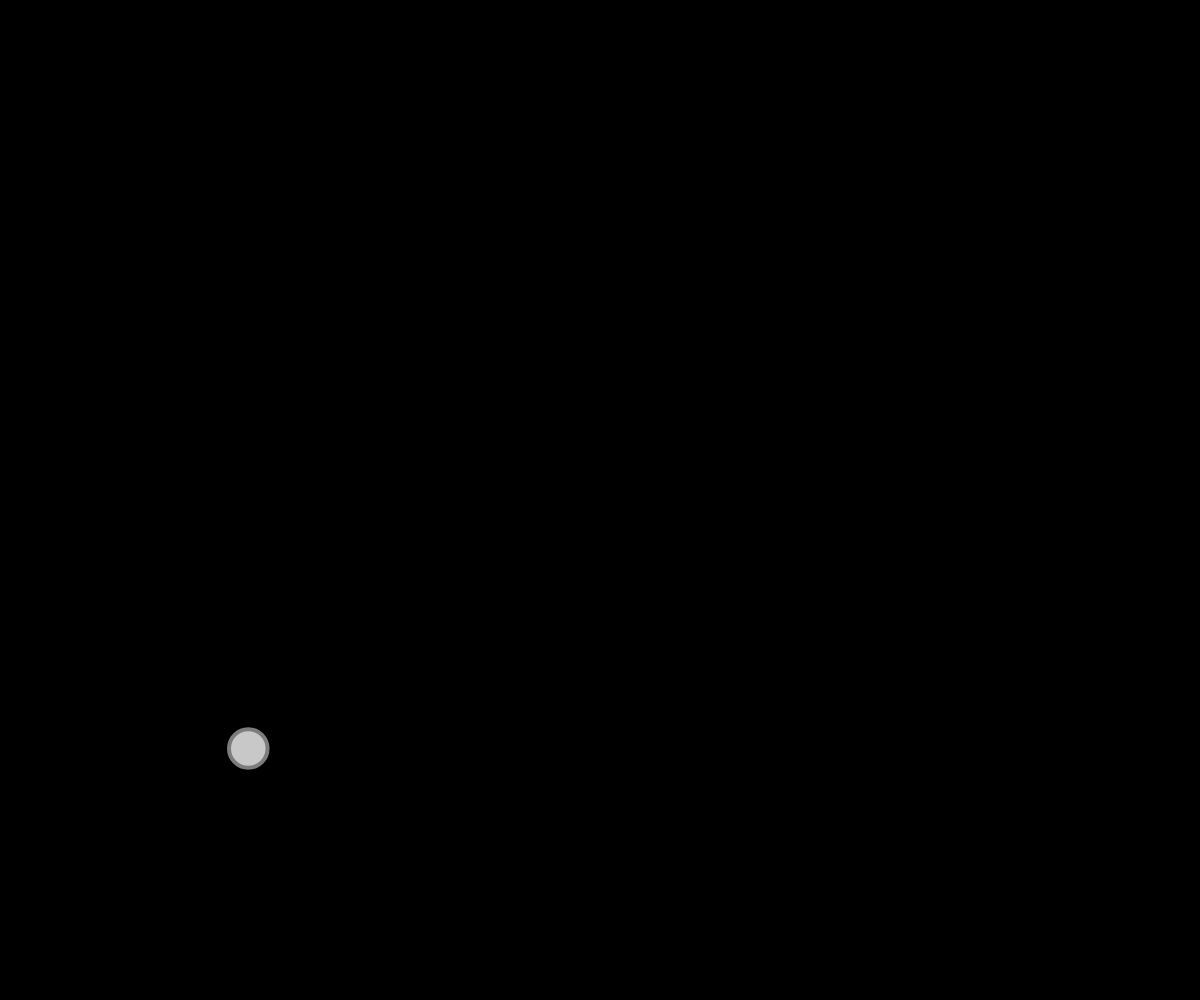
Frame 1 (no input)
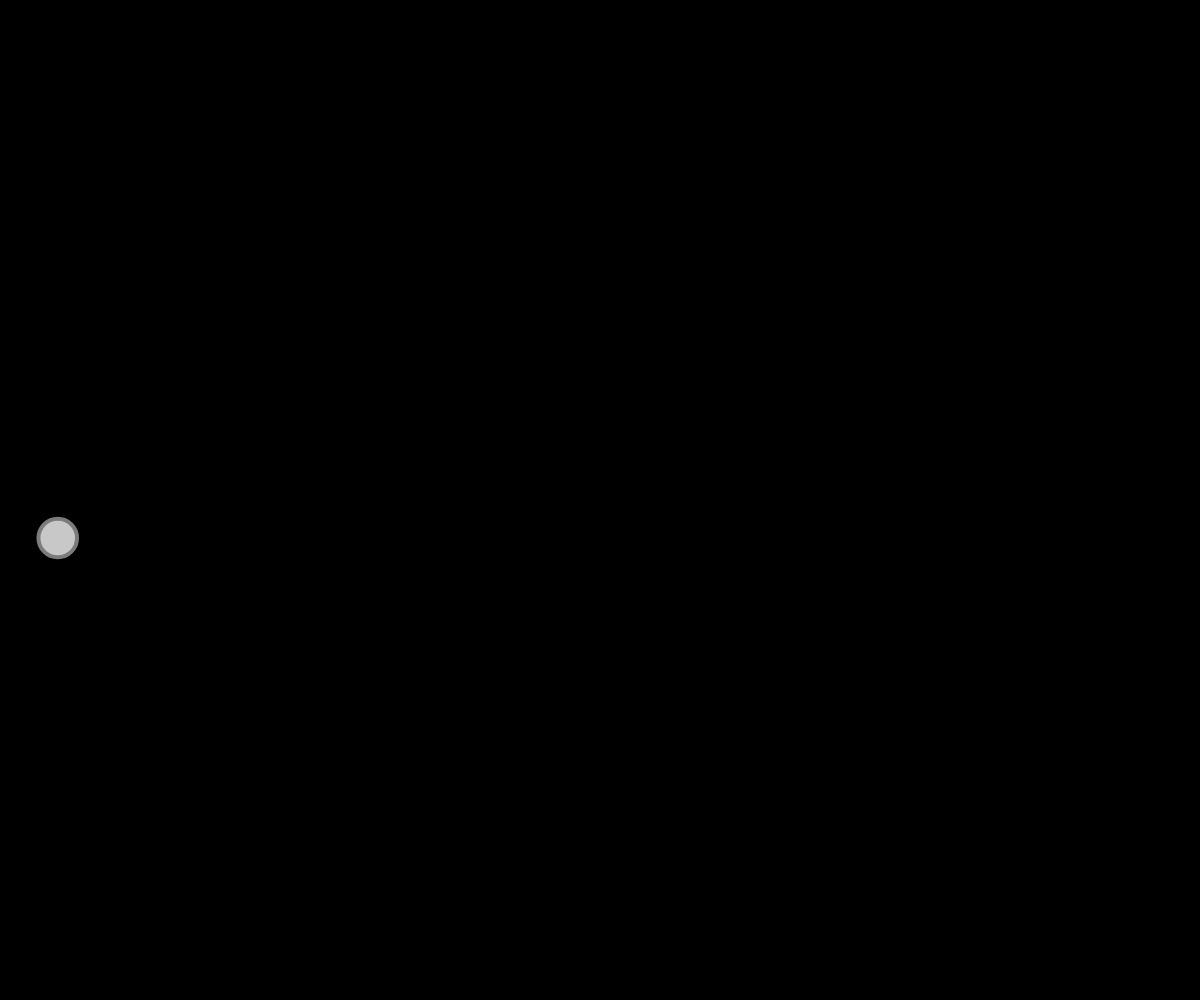
Frame 60 (no input)
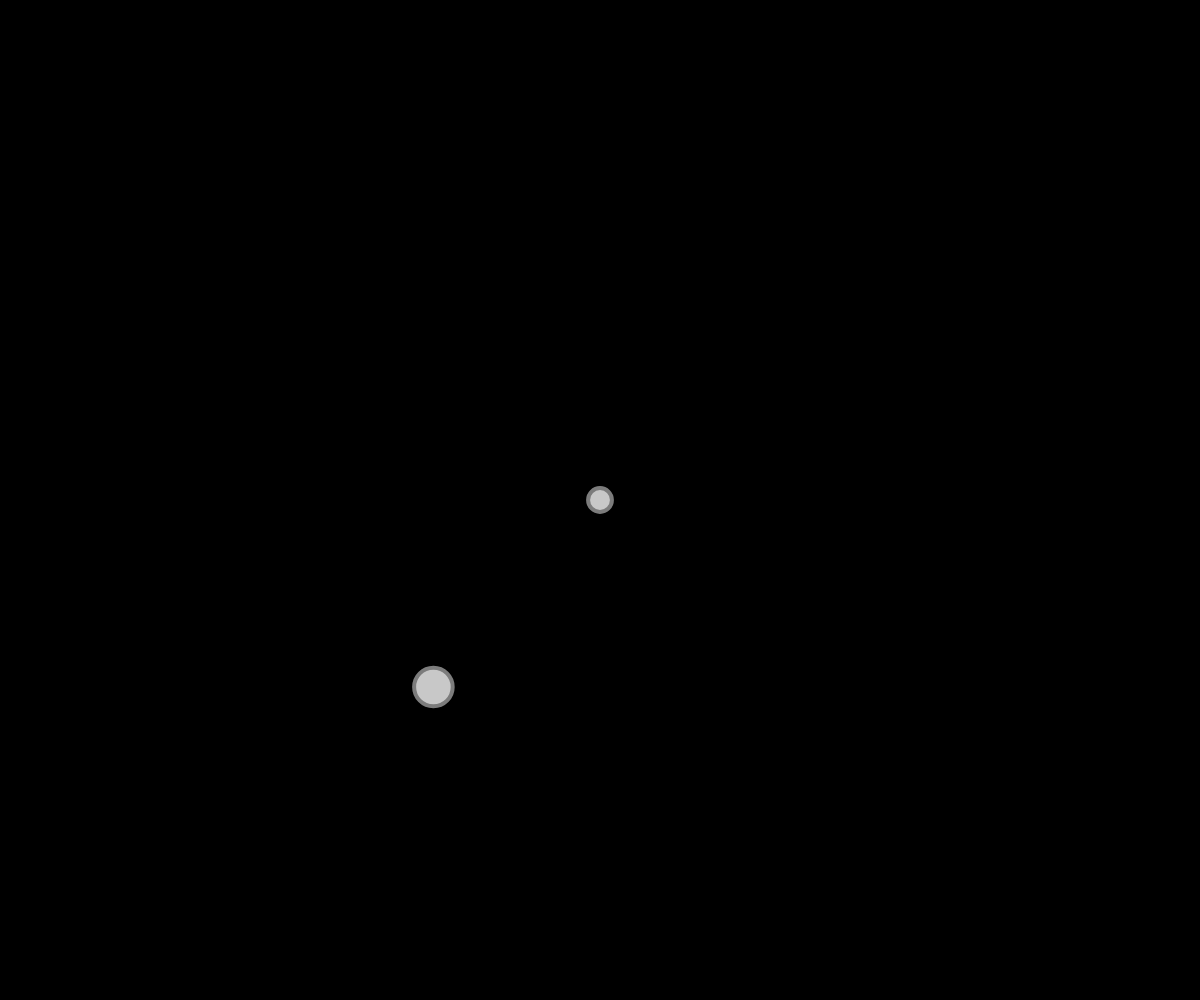
Frame 120 (the mouse pressed at the canvas centre since frame 60)

The p5.js sketch that drew these frames (run headless with seeded random() and noise() and a simulated clock; from frame 60 on, the mouse is pressed at the canvas centre):

// p5.js sketch
// ── sketch.js
var balls = [];
var time;

function setup() {
  createCanvas(window.innerWidth, window.innerHeight);
  balls.push(new Ball(random(10, 50), random(width), random(height)));
}

function draw() {
  background(0);


  for (var i = 0; i < balls.length; i++) {
    var gravity = createVector(map(mouseX, 0, width, -5, 5), map(mouseY, 0, height, -1, 1)*balls[i].mass);
    noStroke();
    balls[i].applyForce(gravity);
    balls[i].update();
    balls[i].show();
    balls[i].checkEdge();
  }

}

function mousePressed() {
  balls.push(new Ball(random(10, 50), mouseX, mouseY));
}

// ── ball.js
function Ball(m, x, y) {
  this.mass = m;
  this.position = createVector(x, y);
  this.velocity = createVector(0, 0);
  this.acceleration = createVector(0, 0);

  this.applyForce = function(force) {
    var f = p5.Vector.div(force, this.mass);
    this.acceleration.add(f);
  };

  this.update = function() {
    this.velocity.add(this.acceleration);
    this.position.add(this.velocity);
    this.acceleration.mult(0);
  };

  this.show = function() {
    stroke(124);
    strokeWeight(4);
    fill(200);
    ellipse(this.position.x, this.position.y, this.mass, this.mass);
  };

  this.checkEdge = function() {
    if (this.position.y > height - this.mass) {
      this.velocity.y *= -0.9;
      this.position.y = height - this.mass;
    } else if (this.position.y - this.mass < 0) {
      this.velocity.y *= -0.9;
      this.position.y = this.mass;
    }

    if (this.position.x + this.mass > width) {
      this.velocity.x *= -0.9;
      this.position.x = width - this.mass;
    } else if (this.position.x - this.mass < 0) {
      this.velocity.x *= -0.9;
      this.position.x = this.mass;
    }
  };

  this.hits = function(otherBall) {
    var distance = dist(this.position.x, this.position.y, otherBall.position.x, otherBall.position.y);
    if (distance < this.mass + otherBall.mass) {
      this.velocity.mult(-0.9);
      otherBall.velocity.mult(-0.9);
    }
  };
}
